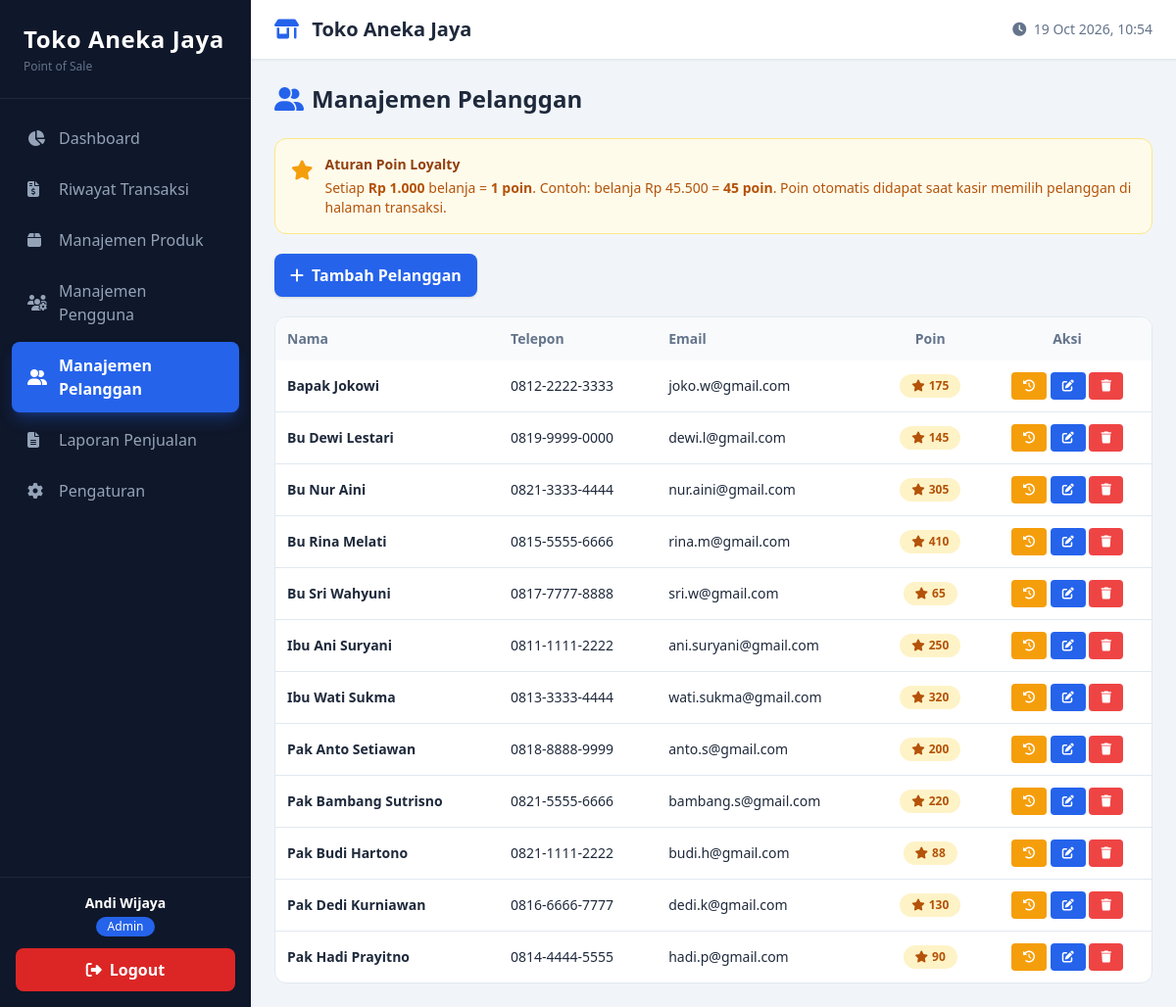
The app's page /pages/admin/customers.php (signed in) with its own data.
### tables this page shows
CREATE TABLE `customers` (
  `id` int(11) NOT NULL,
  `name` varchar(100) NOT NULL,
  `phone` varchar(20) DEFAULT NULL,
  `email` varchar(100) DEFAULT NULL,
  `address` text DEFAULT NULL,
  `loyalty_points` int(11) DEFAULT 0,
  `created_at` datetime DEFAULT current_timestamp()
);

### pages/admin/customers.php (the view, shortened to what this page needs)
<?php
include '../../includes/header.php';
$customers = $db->query("SELECT * FROM customers ORDER BY name")->fetchAll();
?>
<h1 class="text-2xl font-bold mb-6"><i class="fas fa-user-friends text-primary mr-2"></i>Manajemen Pelanggan</h1>
<div class="bg-amber-50 dark:bg-amber-900/20 border border-amber-200 dark:border-amber-800 rounded-xl p-4 mb-5 flex items-start gap-3">
    <i class="fas fa-star text-amber-500 text-xl mt-0.5"></i>
    <div class="text-sm">
        <div class="font-bold text-amber-800 dark:text-amber-300 mb-1">Aturan Poin Loyalty</div>
        <div class="text-amber-700 dark:text-amber-400">
            Setiap <b>Rp 1.000</b> belanja = <b>1 poin</b>. Contoh: belanja Rp 45.500 = <b>45 poin</b>.
            Poin otomatis didapat saat kasir memilih pelanggan di halaman transaksi.
        </div>
    </div>
</div>
<button onclick="document.getElementById('formModal').classList.remove('hidden')" class="px-4 py-2.5 bg-primary hover:bg-blue-700 text-white font-semibold rounded-lg shadow transition mb-5">
    <i class="fas fa-plus mr-2"></i>Tambah Pelanggan
</button>
<div class="bg-white dark:bg-slate-900 rounded-xl border border-slate-200 dark:border-slate-800 overflow-hidden">
    <div class="overflow-x-auto">
        <table class="w-full text-sm">
            <thead class="bg-slate-50 dark:bg-slate-800 text-left text-slate-500">
                <tr>
                    <th class="p-3">Nama</th>
                    <th class="p-3">Telepon</th>
                    <th class="p-3">Email</th>
                    <th class="p-3 text-center">Poin</th>
                    <th class="p-3 text-center">Aksi</th>
                </tr>
            </thead>
            <tbody class="divide-y divide-slate-200 dark:divide-slate-800">
                <?php if (empty($customers)): ?>
                    <tr><td colspan="5" class="p-8 text-center text-slate-400">Belum ada pelanggan.</td></tr>
                <?php else: foreach ($customers as $c): ?>
                    <tr class="hover:bg-slate-50 dark:hover:bg-slate-800/50">
                        <td class="p-3 font-semibold"><?= htmlspecialchars($c['name']) ?></td>
                        <td class="p-3"><?= htmlspecialchars($c['phone'] ?: '-') ?></td>
                        <td class="p-3"><?= htmlspecialchars($c['email'] ?: '-') ?></td>
                        <td class="p-3 text-center">
                            <span class="inline-flex items-center gap-1 px-3 py-1 rounded-full bg-amber-100 dark:bg-amber-900/30 text-amber-700 dark:text-amber-400 text-xs font-bold">
                                <i class="fas fa-star"></i><?= number_format($c['loyalty_points']) ?>
                            </span>
                        </td>
                        <td class="p-3 text-center whitespace-nowrap">
                            <button onclick='viewHistory(<?= $c['id'] ?>, "<?= addslashes($c['name']) ?>")'
                                    class="px-3 py-1.5 bg-amber-500 text-white rounded text-xs hover:bg-amber-600" title="History Poin">
                                <i class="fas fa-history"></i>
                            </button>
                            <button onclick='editCustomer(<?= json_encode($c, JSON_HEX_APOS | JSON_HEX_QUOT) ?>)'
                                    class="px-3 py-1.5 bg-primary text-white rounded text-xs hover:bg-blue-700" title="Edit">
                                <i class="fas fa-edit"></i>
                            </button>
                            <button onclick="if(confirm('Hapus pelanggan ini?')) document.getElementById('del<?= $c['id'] ?>').submit()"
                                    class="px-3 py-1.5 bg-red-500 text-white rounded text-xs hover:bg-red-600" title="Hapus">
                                <i class="fas fa-trash"></i>
                            </button>
                        </td>
                    </tr>
                <?php endforeach; endif; ?>
            </tbody>
        </table>
    </div>
</div>
<?php include '../../includes/footer.php'; ?>

### includes/header.php (style rules this page uses)
body { font-family: 'Segoe UI', system-ui, sans-serif; }

### records on screen
customers: name "Bapak Jokowi", phone "0812-2222-3333", email "joko.w@gmail.com", loyalty_points "175"
customers: name "Bu Dewi Lestari", phone "0819-9999-0000", email "dewi.l@gmail.com", loyalty_points "145"
customers: name "Bu Nur Aini", phone "0821-3333-4444", email "nur.aini@gmail.com", loyalty_points "305"
customers: name "Bu Rina Melati", phone "0815-5555-6666", email "rina.m@gmail.com", loyalty_points "410"
customers: name "Bu Sri Wahyuni", phone "0817-7777-8888", email "sri.w@gmail.com", loyalty_points "65"
customers: name "Ibu Ani Suryani", phone "0811-1111-2222", email "ani.suryani@gmail.com", loyalty_points "250"
customers: name "Ibu Wati Sukma", phone "0813-3333-4444", email "wati.sukma@gmail.com", loyalty_points "320"
customers: name "Pak Anto Setiawan", phone "0818-8888-9999", email "anto.s@gmail.com", loyalty_points "200"
customers: name "Pak Bambang Sutrisno", phone "0821-5555-6666", email "bambang.s@gmail.com", loyalty_points "220"
customers: name "Pak Budi Hartono", phone "0821-1111-2222", email "budi.h@gmail.com", loyalty_points "88"
customers: name "Pak Dedi Kurniawan", phone "0816-6666-7777", email "dedi.k@gmail.com", loyalty_points "130"
customers: name "Pak Hadi Prayitno", phone "0814-4444-5555", email "hadi.p@gmail.com", loyalty_points "90"

### other values on screen
$app_name "Toko Aneka Jaya"
$menu['label'] "Dashboard"
$menu['label'] "Riwayat Transaksi"
$menu['label'] "Manajemen Produk"
$menu['label'] "Manajemen Pengguna"
$menu['label'] "Manajemen Pelanggan"
$menu['label'] "Laporan Penjualan"
$menu['label'] "Pengaturan"
$full_name "Andi Wijaya"
$role_name "Admin"
